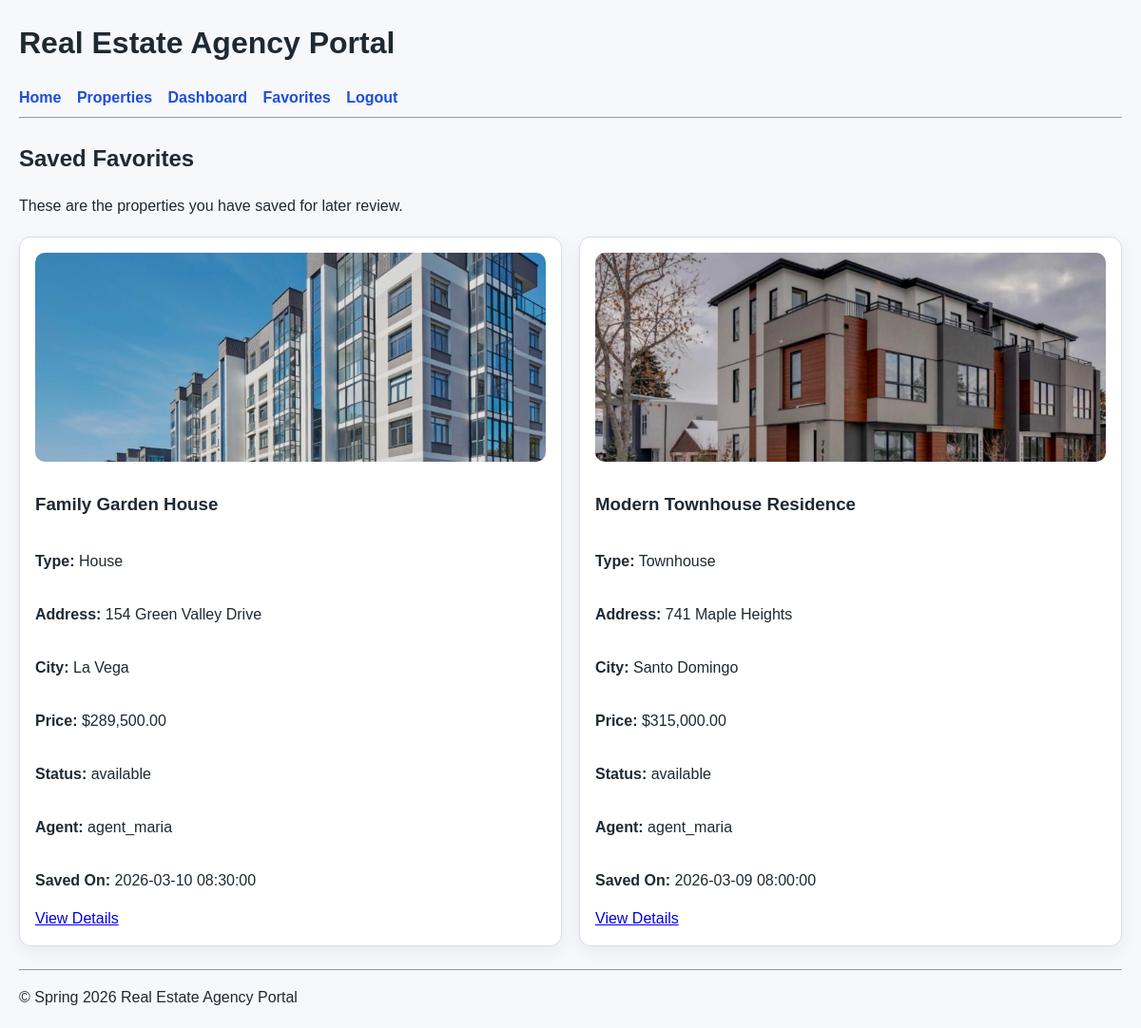
Page /favorites.php (signed in) on the committed database.
### tables this page shows
CREATE TABLE Favorites (
    favoriteId INT NOT NULL AUTO_INCREMENT,
    userId INT NOT NULL,
    propertyId INT NOT NULL,
    savedDate DATETIME NOT NULL,
    PRIMARY KEY (favoriteId),
    CONSTRAINT fk_favorites_user FOREIGN KEY (userId) REFERENCES Users(userId),
    CONSTRAINT fk_favorites_property FOREIGN KEY (propertyId) REFERENCES Properties(propertyId),
    CONSTRAINT uq_favorite_user_property UNIQUE (userId, propertyId)
);

CREATE TABLE Properties (
    propertyId INT NOT NULL AUTO_INCREMENT,
    title VARCHAR(100) NOT NULL,
    propertyType VARCHAR(50) NOT NULL,
    address VARCHAR(200) NOT NULL,
    city VARCHAR(100) NOT NULL,
    price DECIMAL(12,2) NOT NULL,
    status ENUM('available', 'sold', 'rented') NOT NULL DEFAULT 'available',
    imagePath VARCHAR(255) NULL,
    agentId INT NOT NULL,
    PRIMARY KEY (propertyId),
    CONSTRAINT fk_properties_agent FOREIGN KEY (agentId) REFERENCES Users(userId)
);

CREATE TABLE Users (
    userId INT NOT NULL AUTO_INCREMENT,
    userName VARCHAR(50) NOT NULL UNIQUE,
    contactInfo VARCHAR(200),
    passwordHash VARCHAR(255) NOT NULL,
    userType ENUM('agent', 'buyer', 'renter') NOT NULL,
    PRIMARY KEY (userId)
);

### RealEstateDatabase.php (called while the page is built, shortened)
<?php
require_once __DIR__ . '/Database.php';
class RealEstateDatabase {
    private PDO $conn;
    public function __construct() {
        $database = new Database();
        $this->conn = $database->connect();
    }
    public function getFavoritesByUser(int $userId): array {
        $sql = "SELECT f.favoriteId, f.savedDate, p.propertyId, p.title, p.propertyType, p.address, p.city, p.price, p.status,
                       p.imagePath, u.userName AS agentName
                FROM Favorites f
                JOIN Properties p ON f.propertyId = p.propertyId
                JOIN Users u ON p.agentId = u.userId
                WHERE f.userId = :userId
                ORDER BY f.savedDate DESC";
        $stmt = $this->conn->prepare($sql);
        $stmt->execute([':userId' => $userId]);
        return $stmt->fetchAll();
    }
}
?>

### Database.php (called while the page is built, shortened)
<?php
class Database {
    private ?PDO $conn = null;
    public function connect(): PDO {
        if ($this->conn === null) {
            try {
                $dsn = "mysql:host=" . DB_HOST . ";dbname=" . DB_NAME . ";charset=utf8mb4";
                $this->conn = new PDO($dsn, DB_USER, DB_PASS, [
                    PDO::ATTR_ERRMODE => PDO::ERRMODE_EXCEPTION,
                    PDO::ATTR_DEFAULT_FETCH_MODE => PDO::FETCH_ASSOC
                ]);
            } catch (PDOException $e) {
                die("Database connection failed: " . $e->getMessage());
            }
        }
        return $this->conn;
    }
}
?>

### favorites.php (the view, shortened to what this page needs)
<?php
require_once 'classes/RealEstateDatabase.php';
$db = new RealEstateDatabase();
$favorites = $db->getFavoritesByUser((int)$_SESSION['user']['userId']);
?>
<?php include 'includes/header.php'; ?>
<h2>Saved Favorites</h2>
<p>These are the properties you have saved for later review.</p>
<?php if (!$favorites): ?>
    <p>You have not saved any properties yet.</p>
<?php else: ?>
    <div class="property-grid">
        <?php foreach ($favorites as $favorite): ?>
            <div class="card property-card">
                <?php if (!empty($favorite['imagePath'])): ?>
                    <img class="property-thumb" src="<?= htmlspecialchars($favorite['imagePath']) ?>" alt="<?= htmlspecialchars($favorite['title']) ?>">
                <?php endif; ?>
                <h3><?= htmlspecialchars($favorite['title']) ?></h3>
                <p><strong>Type:</strong> <?= htmlspecialchars($favorite['propertyType']) ?></p>
                <p><strong>Address:</strong> <?= htmlspecialchars($favorite['address']) ?></p>
                <p><strong>City:</strong> <?= htmlspecialchars($favorite['city']) ?></p>
                <p><strong>Price:</strong> $<?= number_format((float)$favorite['price'], 2) ?></p>
                <p><strong>Status:</strong> <?= htmlspecialchars($favorite['status']) ?></p>
                <p><strong>Agent:</strong> <?= htmlspecialchars($favorite['agentName']) ?></p>
                <p><strong>Saved On:</strong> <?= htmlspecialchars($favorite['savedDate']) ?></p>
                <a href="property_details.php?id=<?= (int)$favorite['propertyId'] ?>">View Details</a>
            </div>
        <?php endforeach; ?>
    </div>
<?php endif; ?>
<?php include 'includes/footer.php'; ?>

### style.css (style rules this page uses)
body { font-family: Arial, sans-serif; margin: 20px; line-height: 1.5; background-color: #f7f8fb; color: #1f2933; }
.card { border: 1px solid #d7dde5; padding: 16px; margin-bottom: 16px; border-radius: 12px; background: #ffffff; box-shadow: 0 6px 18px rgba(15, 23, 42, 0.06); }
.property-grid { display: grid; grid-template-columns: repeat(auto-fit, minmax(280px, 1fr)); gap: 18px; margin-top: 20px; }
.property-card { display: flex; flex-direction: column; }
.property-thumb { width: 100%; height: 220px; object-fit: cover; border-radius: 10px; margin-bottom: 12px; }

### rows in the picture
favorites: propertyId.imagePath (picture), propertyId.title "Family Garden House", propertyId.propertyType "House", propertyId.address "154 Green Valley Drive", propertyId.city "La Vega", propertyId.price "289,500.00", propertyId.status "available", users.userName "agent_maria", savedDate "2026-03-10 08:30:00"
favorites: propertyId.imagePath (picture), propertyId.title "Modern Townhouse Residence", propertyId.propertyType "Townhouse", propertyId.address "741 Maple Heights", propertyId.city "Santo Domingo", propertyId.price "315,000.00", propertyId.status "available", users.userName "agent_maria", savedDate "2026-03-09 08:00:00"
